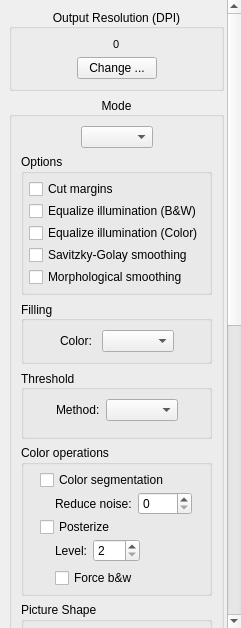
<?xml version="1.0" encoding="UTF-8"?>
<ui version="4.0">
 <class>OutputOptionsWidget</class>
 <widget class="QWidget" name="OutputOptionsWidget">
  <property name="windowModality">
   <enum>Qt::NonModal</enum>
  </property>
  <property name="geometry">
   <rect>
    <x>0</x>
    <y>0</y>
    <width>241</width>
    <height>628</height>
   </rect>
  </property>
  <property name="sizePolicy">
   <sizepolicy hsizetype="Preferred" vsizetype="Preferred">
    <horstretch>0</horstretch>
    <verstretch>0</verstretch>
   </sizepolicy>
  </property>
  <property name="minimumSize">
   <size>
    <width>0</width>
    <height>0</height>
   </size>
  </property>
  <property name="mouseTracking">
   <bool>false</bool>
  </property>
  <property name="acceptDrops">
   <bool>false</bool>
  </property>
  <property name="windowTitle">
   <string>Form</string>
  </property>
  <property name="autoFillBackground">
   <bool>false</bool>
  </property>
  <layout class="QVBoxLayout" name="verticalLayout_13">
   <property name="spacing">
    <number>0</number>
   </property>
   <property name="leftMargin">
    <number>0</number>
   </property>
   <property name="topMargin">
    <number>0</number>
   </property>
   <property name="rightMargin">
    <number>0</number>
   </property>
   <property name="bottomMargin">
    <number>0</number>
   </property>
   <item>
    <widget class="QScrollArea" name="scrollArea">
     <property name="sizePolicy">
      <sizepolicy hsizetype="Preferred" vsizetype="Preferred">
       <horstretch>0</horstretch>
       <verstretch>0</verstretch>
      </sizepolicy>
     </property>
     <property name="layoutDirection">
      <enum>Qt::LeftToRight</enum>
     </property>
     <property name="autoFillBackground">
      <bool>false</bool>
     </property>
     <property name="frameShape">
      <enum>QFrame::NoFrame</enum>
     </property>
     <property name="horizontalScrollBarPolicy">
      <enum>Qt::ScrollBarAlwaysOff</enum>
     </property>
     <property name="sizeAdjustPolicy">
      <enum>QAbstractScrollArea::AdjustIgnored</enum>
     </property>
     <property name="widgetResizable">
      <bool>true</bool>
     </property>
     <property name="alignment">
      <set>Qt::AlignLeading|Qt::AlignLeft|Qt::AlignVCenter</set>
     </property>
     <widget class="QWidget" name="scrollAreaWidgetContents">
      <property name="geometry">
       <rect>
        <x>0</x>
        <y>0</y>
        <width>226</width>
        <height>1137</height>
       </rect>
      </property>
      <layout class="QVBoxLayout" name="verticalLayout_3">
       <item>
        <widget class="QGroupBox" name="dpiPanel">
         <property name="toolTip">
          <string/>
         </property>
         <property name="styleSheet">
          <string notr="true"/>
         </property>
         <property name="title">
          <string>Output Resolution (DPI)</string>
         </property>
         <property name="alignment">
          <set>Qt::AlignCenter</set>
         </property>
         <property name="flat">
          <bool>false</bool>
         </property>
         <layout class="QVBoxLayout" name="verticalLayout_2">
          <item>
           <layout class="QHBoxLayout" name="horizontalLayout_3">
            <item>
             <spacer name="horizontalSpacer_5">
              <property name="orientation">
               <enum>Qt::Horizontal</enum>
              </property>
              <property name="sizeHint" stdset="0">
               <size>
                <width>1</width>
                <height>1</height>
               </size>
              </property>
             </spacer>
            </item>
            <item>
             <widget class="QLabel" name="dpiLabel">
              <property name="font">
               <font>
                <pointsize>8</pointsize>
                <weight>50</weight>
                <bold>false</bold>
               </font>
              </property>
              <property name="frameShape">
               <enum>QFrame::NoFrame</enum>
              </property>
              <property name="frameShadow">
               <enum>QFrame::Plain</enum>
              </property>
              <property name="text">
               <string>0</string>
              </property>
             </widget>
            </item>
            <item>
             <spacer name="horizontalSpacer_6">
              <property name="orientation">
               <enum>Qt::Horizontal</enum>
              </property>
              <property name="sizeHint" stdset="0">
               <size>
                <width>1</width>
                <height>1</height>
               </size>
              </property>
             </spacer>
            </item>
           </layout>
          </item>
          <item>
           <layout class="QHBoxLayout" name="horizontalLayout_4">
            <item>
             <spacer name="horizontalSpacer_7">
              <property name="orientation">
               <enum>Qt::Horizontal</enum>
              </property>
              <property name="sizeHint" stdset="0">
               <size>
                <width>1</width>
                <height>1</height>
               </size>
              </property>
             </spacer>
            </item>
            <item>
             <widget class="QPushButton" name="changeDpiButton">
              <property name="text">
               <string>Change ...</string>
              </property>
             </widget>
            </item>
            <item>
             <spacer name="horizontalSpacer_8">
              <property name="orientation">
               <enum>Qt::Horizontal</enum>
              </property>
              <property name="sizeHint" stdset="0">
               <size>
                <width>1</width>
                <height>1</height>
               </size>
              </property>
             </spacer>
            </item>
           </layout>
          </item>
         </layout>
        </widget>
       </item>
       <item>
        <widget class="QGroupBox" name="modePanel">
         <property name="title">
          <string>Mode</string>
         </property>
         <property name="alignment">
          <set>Qt::AlignCenter</set>
         </property>
         <property name="flat">
          <bool>false</bool>
         </property>
         <property name="checkable">
          <bool>false</bool>
         </property>
         <layout class="QVBoxLayout" name="verticalLayout_6">
          <item>
           <layout class="QHBoxLayout" name="horizontalLayout_2">
            <item>
             <spacer name="horizontalSpacer">
              <property name="orientation">
               <enum>Qt::Horizontal</enum>
              </property>
              <property name="sizeHint" stdset="0">
               <size>
                <width>1</width>
                <height>1</height>
               </size>
              </property>
             </spacer>
            </item>
            <item>
             <widget class="QComboBox" name="colorModeSelector"/>
            </item>
            <item>
             <spacer name="horizontalSpacer_2">
              <property name="orientation">
               <enum>Qt::Horizontal</enum>
              </property>
              <property name="sizeHint" stdset="0">
               <size>
                <width>1</width>
                <height>1</height>
               </size>
              </property>
             </spacer>
            </item>
           </layout>
          </item>
          <item>
           <widget class="QGroupBox" name="commonOptions">
            <property name="styleSheet">
             <string notr="true"/>
            </property>
            <property name="title">
             <string>Options</string>
            </property>
            <layout class="QHBoxLayout" name="horizontalLayout_6">
             <property name="leftMargin">
              <number>0</number>
             </property>
             <property name="topMargin">
              <number>0</number>
             </property>
             <property name="rightMargin">
              <number>0</number>
             </property>
             <property name="bottomMargin">
              <number>0</number>
             </property>
             <item>
              <spacer name="horizontalSpacer_13">
               <property name="orientation">
                <enum>Qt::Horizontal</enum>
               </property>
               <property name="sizeHint" stdset="0">
                <size>
                 <width>1</width>
                 <height>1</height>
                </size>
               </property>
              </spacer>
             </item>
             <item>
              <layout class="QVBoxLayout" name="verticalLayout_12">
               <property name="spacing">
                <number>2</number>
               </property>
               <property name="leftMargin">
                <number>5</number>
               </property>
               <property name="topMargin">
                <number>5</number>
               </property>
               <property name="rightMargin">
                <number>5</number>
               </property>
               <property name="bottomMargin">
                <number>5</number>
               </property>
               <item>
                <widget class="QCheckBox" name="cutMarginsCB">
                 <property name="text">
                  <string>Cut margins</string>
                 </property>
                </widget>
               </item>
               <item>
                <widget class="QCheckBox" name="equalizeIlluminationCB">
                 <property name="toolTip">
                  <string>Normalize illumination before binarization.</string>
                 </property>
                 <property name="text">
                  <string>Equalize illumination (B&amp;&amp;W)</string>
                 </property>
                </widget>
               </item>
               <item>
                <widget class="QCheckBox" name="equalizeIlluminationColorCB">
                 <property name="toolTip">
                  <string>Normalize illumination in color mode / in picture zones in mixed mode.</string>
                 </property>
                 <property name="text">
                  <string>Equalize illumination (Color)</string>
                 </property>
                </widget>
               </item>
               <item>
                <widget class="QCheckBox" name="savitzkyGolaySmoothingCB">
                 <property name="text">
                  <string>Savitzky-Golay smoothing</string>
                 </property>
                </widget>
               </item>
               <item>
                <widget class="QCheckBox" name="morphologicalSmoothingCB">
                 <property name="text">
                  <string>Morphological smoothing</string>
                 </property>
                </widget>
               </item>
              </layout>
             </item>
             <item>
              <spacer name="horizontalSpacer_14">
               <property name="orientation">
                <enum>Qt::Horizontal</enum>
               </property>
               <property name="sizeHint" stdset="0">
                <size>
                 <width>1</width>
                 <height>1</height>
                </size>
               </property>
              </spacer>
             </item>
            </layout>
           </widget>
          </item>
          <item>
           <widget class="QGroupBox" name="fillingOptions">
            <property name="title">
             <string>Filling</string>
            </property>
            <property name="alignment">
             <set>Qt::AlignLeading|Qt::AlignLeft|Qt::AlignVCenter</set>
            </property>
            <property name="flat">
             <bool>false</bool>
            </property>
            <layout class="QVBoxLayout" name="verticalLayout_10">
             <item>
              <layout class="QHBoxLayout" name="horizontalLayout_23">
               <item>
                <spacer name="horizontalSpacer_43">
                 <property name="orientation">
                  <enum>Qt::Horizontal</enum>
                 </property>
                 <property name="sizeHint" stdset="0">
                  <size>
                   <width>1</width>
                   <height>1</height>
                  </size>
                 </property>
                </spacer>
               </item>
               <item>
                <widget class="QLabel" name="fillingColorLabel">
                 <property name="text">
                  <string>Color: </string>
                 </property>
                </widget>
               </item>
               <item>
                <widget class="QComboBox" name="fillingColorBox"/>
               </item>
               <item>
                <spacer name="horizontalSpacer_44">
                 <property name="orientation">
                  <enum>Qt::Horizontal</enum>
                 </property>
                 <property name="sizeHint" stdset="0">
                  <size>
                   <width>1</width>
                   <height>1</height>
                  </size>
                 </property>
                </spacer>
               </item>
              </layout>
             </item>
            </layout>
           </widget>
          </item>
          <item>
           <widget class="QGroupBox" name="thresholdOptions">
            <property name="title">
             <string>Threshold</string>
            </property>
            <property name="alignment">
             <set>Qt::AlignLeading|Qt::AlignLeft|Qt::AlignVCenter</set>
            </property>
            <property name="flat">
             <bool>false</bool>
            </property>
            <layout class="QVBoxLayout" name="verticalLayout_11">
             <item>
              <layout class="QHBoxLayout" name="horizontalLayout_22">
               <item>
                <spacer name="horizontalSpacer_42">
                 <property name="orientation">
                  <enum>Qt::Horizontal</enum>
                 </property>
                 <property name="sizeHint" stdset="0">
                  <size>
                   <width>1</width>
                   <height>1</height>
                  </size>
                 </property>
                </spacer>
               </item>
               <item>
                <widget class="QLabel" name="thresholMethodLabel">
                 <property name="text">
                  <string>Method:</string>
                 </property>
                </widget>
               </item>
               <item>
                <widget class="QComboBox" name="thresholdMethodBox"/>
               </item>
               <item>
                <spacer name="horizontalSpacer_41">
                 <property name="orientation">
                  <enum>Qt::Horizontal</enum>
                 </property>
                 <property name="sizeHint" stdset="0">
                  <size>
                   <width>1</width>
                   <height>1</height>
                  </size>
                 </property>
                </spacer>
               </item>
              </layout>
             </item>
             <item>
              <widget class="QStackedWidget" name="binarizationOptions">
               <property name="currentIndex">
                <number>1</number>
               </property>
               <widget class="QWidget" name="page"/>
               <widget class="QWidget" name="page_2"/>
              </widget>
             </item>
            </layout>
           </widget>
          </item>
          <item>
           <widget class="QGroupBox" name="colorOperationsOptions">
            <property name="styleSheet">
             <string notr="true"/>
            </property>
            <property name="title">
             <string>Color operations</string>
            </property>
            <layout class="QHBoxLayout" name="horizontalLayout_15">
             <property name="leftMargin">
              <number>0</number>
             </property>
             <property name="topMargin">
              <number>0</number>
             </property>
             <property name="rightMargin">
              <number>0</number>
             </property>
             <property name="bottomMargin">
              <number>0</number>
             </property>
             <item>
              <spacer name="horizontalSpacer_30">
               <property name="orientation">
                <enum>Qt::Horizontal</enum>
               </property>
               <property name="sizeHint" stdset="0">
                <size>
                 <width>1</width>
                 <height>1</height>
                </size>
               </property>
              </spacer>
             </item>
             <item>
              <layout class="QVBoxLayout" name="verticalLayout_14">
               <property name="spacing">
                <number>2</number>
               </property>
               <property name="leftMargin">
                <number>5</number>
               </property>
               <property name="topMargin">
                <number>5</number>
               </property>
               <property name="rightMargin">
                <number>5</number>
               </property>
               <property name="bottomMargin">
                <number>5</number>
               </property>
               <item>
                <widget class="QCheckBox" name="colorSegmentationCB">
                 <property name="toolTip">
                  <string>Split the image into color segments and colorize b&amp;w mask.</string>
                 </property>
                 <property name="statusTip">
                  <string/>
                 </property>
                 <property name="text">
                  <string>Color segmentation</string>
                 </property>
                </widget>
               </item>
               <item>
                <widget class="QWidget" name="segmenterOptionsWidget" native="true">
                 <layout class="QHBoxLayout" name="horizontalLayout_20">
                  <property name="leftMargin">
                   <number>0</number>
                  </property>
                  <property name="topMargin">
                   <number>0</number>
                  </property>
                  <property name="rightMargin">
                   <number>0</number>
                  </property>
                  <property name="bottomMargin">
                   <number>0</number>
                  </property>
                  <item>
                   <spacer name="horizontalSpacer_40">
                    <property name="orientation">
                     <enum>Qt::Horizontal</enum>
                    </property>
                    <property name="sizeType">
                     <enum>QSizePolicy::Minimum</enum>
                    </property>
                    <property name="sizeHint" stdset="0">
                     <size>
                      <width>15</width>
                      <height>1</height>
                     </size>
                    </property>
                   </spacer>
                  </item>
                  <item>
                   <widget class="QLabel" name="reduceNoiseLabel">
                    <property name="text">
                     <string>Reduce noise:</string>
                    </property>
                   </widget>
                  </item>
                  <item>
                   <widget class="QSpinBox" name="reduceNoiseSB">
                    <property name="toolTip">
                     <string/>
                    </property>
                    <property name="alignment">
                     <set>Qt::AlignLeading|Qt::AlignLeft|Qt::AlignVCenter</set>
                    </property>
                    <property name="minimum">
                     <number>0</number>
                    </property>
                    <property name="maximum">
                     <number>9999</number>
                    </property>
                    <property name="value">
                     <number>0</number>
                    </property>
                   </widget>
                  </item>
                  <item>
                   <spacer name="horizontalSpacer_45">
                    <property name="orientation">
                     <enum>Qt::Horizontal</enum>
                    </property>
                    <property name="sizeHint" stdset="0">
                     <size>
                      <width>1</width>
                      <height>1</height>
                     </size>
                    </property>
                   </spacer>
                  </item>
                 </layout>
                </widget>
               </item>
               <item>
                <widget class="QCheckBox" name="posterizeCB">
                 <property name="toolTip">
                  <string>Reduce the number of colors of the output image by grouping similar colors.</string>
                 </property>
                 <property name="statusTip">
                  <string/>
                 </property>
                 <property name="text">
                  <string>Posterize</string>
                 </property>
                </widget>
               </item>
               <item>
                <widget class="QWidget" name="posterizeOptionsWidget" native="true">
                 <layout class="QVBoxLayout" name="verticalLayout_15">
                  <property name="leftMargin">
                   <number>0</number>
                  </property>
                  <property name="topMargin">
                   <number>0</number>
                  </property>
                  <property name="rightMargin">
                   <number>0</number>
                  </property>
                  <property name="bottomMargin">
                   <number>0</number>
                  </property>
                  <item>
                   <layout class="QHBoxLayout" name="horizontalLayout_17">
                    <property name="topMargin">
                     <number>0</number>
                    </property>
                    <item>
                     <spacer name="horizontalSpacer_32">
                      <property name="orientation">
                       <enum>Qt::Horizontal</enum>
                      </property>
                      <property name="sizeType">
                       <enum>QSizePolicy::Minimum</enum>
                      </property>
                      <property name="sizeHint" stdset="0">
                       <size>
                        <width>15</width>
                        <height>1</height>
                       </size>
                      </property>
                     </spacer>
                    </item>
                    <item>
                     <widget class="QLabel" name="posterizeLevelLabel">
                      <property name="text">
                       <string>Level:</string>
                      </property>
                     </widget>
                    </item>
                    <item>
                     <widget class="QSpinBox" name="posterizeLevelSB">
                      <property name="toolTip">
                       <string>Lower value means lower count of colors in the output image, values between 2 and 6 inclusive guarantee an indexed image.</string>
                      </property>
                      <property name="alignment">
                       <set>Qt::AlignLeading|Qt::AlignLeft|Qt::AlignVCenter</set>
                      </property>
                      <property name="minimum">
                       <number>2</number>
                      </property>
                      <property name="maximum">
                       <number>255</number>
                      </property>
                     </widget>
                    </item>
                    <item>
                     <spacer name="horizontalSpacer_33">
                      <property name="orientation">
                       <enum>Qt::Horizontal</enum>
                      </property>
                      <property name="sizeHint" stdset="0">
                       <size>
                        <width>1</width>
                        <height>1</height>
                       </size>
                      </property>
                     </spacer>
                    </item>
                   </layout>
                  </item>
                  <item>
                   <layout class="QHBoxLayout" name="horizontalLayout_18">
                    <property name="topMargin">
                     <number>0</number>
                    </property>
                    <item>
                     <spacer name="horizontalSpacer_34">
                      <property name="orientation">
                       <enum>Qt::Horizontal</enum>
                      </property>
                      <property name="sizeType">
                       <enum>QSizePolicy::Minimum</enum>
                      </property>
                      <property name="sizeHint" stdset="0">
                       <size>
                        <width>15</width>
                        <height>1</height>
                       </size>
                      </property>
                     </spacer>
                    </item>
                    <item>
                     <widget class="QCheckBox" name="posterizeForceBwCB">
                      <property name="toolTip">
                       <string>Make dark and light gray gradients black and white respectively.</string>
                      </property>
                      <property name="statusTip">
                       <string/>
                      </property>
                      <property name="text">
                       <string>Force b&amp;&amp;w</string>
                      </property>
                     </widget>
                    </item>
                    <item>
                     <spacer name="horizontalSpacer_35">
                      <property name="orientation">
                       <enum>Qt::Horizontal</enum>
                      </property>
                      <property name="sizeHint" stdset="0">
                       <size>
                        <width>1</width>
                        <height>1</height>
                       </size>
                      </property>
                     </spacer>
                    </item>
                   </layout>
                  </item>
                 </layout>
                </widget>
               </item>
              </layout>
             </item>
             <item>
              <spacer name="horizontalSpacer_31">
               <property name="orientation">
                <enum>Qt::Horizontal</enum>
               </property>
               <property name="sizeHint" stdset="0">
                <size>
                 <width>1</width>
                 <height>1</height>
                </size>
               </property>
              </spacer>
             </item>
            </layout>
           </widget>
          </item>
          <item>
           <widget class="QGroupBox" name="pictureShapeOptions">
            <property name="title">
             <string>Picture Shape</string>
            </property>
            <layout class="QVBoxLayout" name="verticalLayout_4">
             <item>
              <layout class="QHBoxLayout" name="horizontalLayout_13">
               <item>
                <spacer name="horizontalSpacer_23">
                 <property name="orientation">
                  <enum>Qt::Horizontal</enum>
                 </property>
                 <property name="sizeHint" stdset="0">
                  <size>
                   <width>1</width>
                   <height>1</height>
                  </size>
                 </property>
                </spacer>
               </item>
               <item>
                <widget class="QComboBox" name="pictureShapeSelector"/>
               </item>
               <item>
                <spacer name="horizontalSpacer_24">
                 <property name="orientation">
                  <enum>Qt::Horizontal</enum>
                 </property>
                 <property name="sizeHint" stdset="0">
                  <size>
                   <width>1</width>
                   <height>1</height>
                  </size>
                 </property>
                </spacer>
               </item>
              </layout>
             </item>
             <item>
              <widget class="QWidget" name="pictureShapeSensitivityOptions" native="true">
               <layout class="QHBoxLayout" name="horizontalLayout_14">
                <property name="leftMargin">
                 <number>0</number>
                </property>
                <property name="topMargin">
                 <number>0</number>
                </property>
                <property name="rightMargin">
                 <number>0</number>
                </property>
                <property name="bottomMargin">
                 <number>0</number>
                </property>
                <item>
                 <spacer name="horizontalSpacer_27">
                  <property name="orientation">
                   <enum>Qt::Horizontal</enum>
                  </property>
                  <property name="sizeHint" stdset="0">
                   <size>
                    <width>1</width>
                    <height>1</height>
                   </size>
                  </property>
                 </spacer>
                </item>
                <item>
                 <widget class="QLabel" name="pictureShapeSensitivityLabel">
                  <property name="text">
                   <string>Sensitivity (%):</string>
                  </property>
                 </widget>
                </item>
                <item>
                 <widget class="QSpinBox" name="pictureShapeSensitivitySB">
                  <property name="minimum">
                   <number>0</number>
                  </property>
                  <property name="maximum">
                   <number>100</number>
                  </property>
                 </widget>
                </item>
                <item>
                 <spacer name="horizontalSpacer_28">
                  <property name="orientation">
                   <enum>Qt::Horizontal</enum>
                  </property>
                  <property name="sizeHint" stdset="0">
                   <size>
                    <width>1</width>
                    <height>1</height>
                   </size>
                  </property>
                 </spacer>
                </item>
               </layout>
              </widget>
             </item>
            </layout>
           </widget>
          </item>
          <item>
           <layout class="QHBoxLayout" name="horizontalLayout_5">
            <item>
             <spacer name="horizontalSpacer_9">
              <property name="orientation">
               <enum>Qt::Horizontal</enum>
              </property>
              <property name="sizeHint" stdset="0">
               <size>
                <width>1</width>
                <height>1</height>
               </size>
              </property>
             </spacer>
            </item>
            <item>
             <widget class="QPushButton" name="applyColorsButton">
              <property name="text">
               <string>Apply To ...</string>
              </property>
             </widget>
            </item>
            <item>
             <spacer name="horizontalSpacer_10">
              <property name="orientation">
               <enum>Qt::Horizontal</enum>
              </property>
              <property name="sizeHint" stdset="0">
               <size>
                <width>1</width>
                <height>1</height>
               </size>
              </property>
             </spacer>
            </item>
           </layout>
          </item>
         </layout>
        </widget>
       </item>
       <item>
        <widget class="QGroupBox" name="splittingOptions">
         <property name="styleSheet">
          <string notr="true"/>
         </property>
         <property name="title">
          <string>Splitting</string>
         </property>
         <layout class="QVBoxLayout" name="verticalLayout_9">
          <item>
           <layout class="QHBoxLayout" name="horizontalLayout_12">
            <item>
             <spacer name="horizontalSpacer_21">
              <property name="orientation">
               <enum>Qt::Horizontal</enum>
              </property>
              <property name="sizeHint" stdset="0">
               <size>
                <width>1</width>
                <height>1</height>
               </size>
              </property>
             </spacer>
            </item>
            <item>
             <layout class="QVBoxLayout" name="verticalLayout">
              <item>
               <widget class="QCheckBox" name="splittingCB">
                <property name="text">
                 <string>Split output</string>
                </property>
               </widget>
              </item>
              <item>
               <widget class="QRadioButton" name="bwForegroundRB">
                <property name="text">
                 <string>B&amp;&amp;W foreground</string>
                </property>
                <property name="checked">
                 <bool>true</bool>
                </property>
               </widget>
              </item>
              <item>
               <layout class="QHBoxLayout" name="horizontalLayout_16">
                <item>
                 <spacer name="horizontalSpacer_29">
                  <property name="orientation">
                   <enum>Qt::Horizontal</enum>
                  </property>
                  <property name="sizeHint" stdset="0">
                   <size>
                    <width>15</width>
                    <height>1</height>
                   </size>
                  </property>
                 </spacer>
                </item>
                <item>
                 <widget class="QCheckBox" name="originalBackgroundCB">
                  <property name="toolTip">
                   <string>Save the original background of the foreground layer.</string>
                  </property>
                  <property name="text">
                   <string>Original background</string>
                  </property>
                 </widget>
                </item>
               </layout>
              </item>
              <item>
               <widget class="QRadioButton" name="colorForegroundRB">
                <property name="text">
                 <string>Color foreground</string>
                </property>
               </widget>
              </item>
             </layout>
            </item>
            <item>
             <spacer name="horizontalSpacer_22">
              <property name="orientation">
               <enum>Qt::Horizontal</enum>
              </property>
              <property name="sizeHint" stdset="0">
               <size>
                <width>1</width>
                <height>1</height>
               </size>
              </property>
             </spacer>
            </item>
           </layout>
          </item>
          <item>
           <layout class="QHBoxLayout" name="horizontalLayout_7">
            <item>
             <spacer name="horizontalSpacer_25">
              <property name="orientation">
               <enum>Qt::Horizontal</enum>
              </property>
              <property name="sizeHint" stdset="0">
               <size>
                <width>1</width>
                <height>1</height>
               </size>
              </property>
             </spacer>
            </item>
            <item>
             <widget class="QPushButton" name="applySplittingButton">
              <property name="text">
               <string>Apply To ...</string>
              </property>
             </widget>
            </item>
            <item>
             <spacer name="horizontalSpacer_26">
              <property name="orientation">
               <enum>Qt::Horizontal</enum>
              </property>
              <property name="sizeHint" stdset="0">
               <size>
                <width>1</width>
                <height>1</height>
               </size>
              </property>
             </spacer>
            </item>
           </layout>
          </item>
         </layout>
        </widget>
       </item>
       <item>
        <widget class="QGroupBox" name="despecklePanel">
         <property name="title">
          <string>Despeckling</string>
         </property>
         <property name="alignment">
          <set>Qt::AlignCenter</set>
         </property>
         <property name="flat">
          <bool>false</bool>
         </property>
         <layout class="QVBoxLayout" name="verticalLayout_5">
          <item>
           <layout class="QHBoxLayout" name="horizontalLayout">
            <property name="spacing">
             <number>6</number>
            </property>
            <item>
             <spacer name="horizontalSpacer_11">
              <property name="orientation">
               <enum>Qt::Horizontal</enum>
              </property>
              <property name="sizeHint" stdset="0">
               <size>
                <width>1</width>
                <height>1</height>
               </size>
              </property>
             </spacer>
            </item>
            <item>
             <widget class="QToolButton" name="despeckleOffBtn">
              <property name="statusTip">
               <string>No despeckling</string>
              </property>
              <property name="text">
               <string/>
              </property>
              <property name="iconSize">
               <size>
                <width>32</width>
                <height>32</height>
               </size>
              </property>
              <property name="checkable">
               <bool>true</bool>
              </property>
              <property name="checked">
               <bool>true</bool>
              </property>
              <property name="autoExclusive">
               <bool>true</bool>
              </property>
             </widget>
            </item>
            <item>
             <widget class="QToolButton" name="despeckleCautiousBtn">
              <property name="statusTip">
               <string>Cautious despeckling</string>
              </property>
              <property name="text">
               <string>...</string>
              </property>
              <property name="icon">
               <iconset resource="../../../resources/resources.qrc">
                <normaloff>:/icons/despeckle-cautious.png.png</normaloff>:/icons/despeckle-cautious.png.png</iconset>
              </property>
              <property name="iconSize">
               <size>
                <width>32</width>
                <height>32</height>
               </size>
              </property>
              <property name="checkable">
               <bool>true</bool>
              </property>
              <property name="autoExclusive">
               <bool>true</bool>
              </property>
             </widget>
            </item>
            <item>
             <widget class="QToolButton" name="despeckleNormalBtn">
              <property name="statusTip">
               <string>Normal despeckling</string>
              </property>
              <property name="text">
               <string>...</string>
              </property>
              <property name="icon">
               <iconset resource="../../../resources/resources.qrc">
                <normaloff>:/icons/despeckle-normal.png.png</normaloff>:/icons/despeckle-normal.png.png</iconset>
              </property>
              <property name="iconSize">
               <size>
                <width>32</width>
                <height>32</height>
               </size>
              </property>
              <property name="checkable">
               <bool>true</bool>
              </property>
              <property name="autoExclusive">
               <bool>true</bool>
              </property>
             </widget>
            </item>
            <item>
             <widget class="QToolButton" name="despeckleAggressiveBtn">
              <property name="statusTip">
               <string>Aggressive despeckling</string>
              </property>
              <property name="text">
               <string>...</string>
              </property>
              <property name="icon">
               <iconset resource="../../../resources/resources.qrc">
                <normaloff>:/icons/despeckle-aggressive.png.png</normaloff>:/icons/despeckle-aggressive.png.png</iconset>
              </property>
              <property name="iconSize">
               <size>
                <width>32</width>
                <height>32</height>
               </size>
              </property>
              <property name="checkable">
               <bool>true</bool>
              </property>
              <property name="autoExclusive">
               <bool>true</bool>
              </property>
             </widget>
            </item>
            <item>
             <spacer name="horizontalSpacer_12">
              <property name="orientation">
               <enum>Qt::Horizontal</enum>
              </property>
              <property name="sizeHint" stdset="0">
               <size>
                <width>1</width>
                <height>1</height>
               </size>
              </property>
             </spacer>
            </item>
           </layout>
          </item>
          <item>
           <layout class="QHBoxLayout" name="horizontalLayout_9">
            <item>
             <spacer name="horizontalSpacer_15">
              <property name="orientation">
               <enum>Qt::Horizontal</enum>
              </property>
              <property name="sizeHint" stdset="0">
               <size>
                <width>1</width>
                <height>1</height>
               </size>
              </property>
             </spacer>
            </item>
            <item>
             <widget class="QPushButton" name="applyDespeckleButton">
              <property name="text">
               <string>Apply To ...</string>
              </property>
             </widget>
            </item>
            <item>
             <spacer name="horizontalSpacer_16">
              <property name="orientation">
               <enum>Qt::Horizontal</enum>
              </property>
              <property name="sizeHint" stdset="0">
               <size>
                <width>1</width>
                <height>1</height>
               </size>
              </property>
             </spacer>
            </item>
           </layout>
          </item>
         </layout>
        </widget>
       </item>
       <item>
        <widget class="QGroupBox" name="depthPerceptionPanel">
         <property name="title">
          <string>Depth perception</string>
         </property>
         <property name="alignment">
          <set>Qt::AlignCenter</set>
         </property>
         <property name="flat">
          <bool>false</bool>
         </property>
         <layout class="QVBoxLayout" name="verticalLayout_8">
          <item>
           <widget class="QSlider" name="depthPerceptionSlider">
            <property name="minimum">
             <number>10</number>
            </property>
            <property name="maximum">
             <number>30</number>
            </property>
            <property name="pageStep">
             <number>5</number>
            </property>
            <property name="value">
             <number>10</number>
            </property>
            <property name="orientation">
             <enum>Qt::Horizontal</enum>
            </property>
           </widget>
          </item>
          <item>
           <layout class="QHBoxLayout" name="horizontalLayout_10">
            <item>
             <spacer name="horizontalSpacer_3">
              <property name="orientation">
               <enum>Qt::Horizontal</enum>
              </property>
              <property name="sizeHint" stdset="0">
               <size>
                <width>1</width>
                <height>1</height>
               </size>
              </property>
             </spacer>
            </item>
            <item>
             <widget class="QPushButton" name="applyDepthPerceptionButton">
              <property name="text">
               <string>Apply To ...</string>
              </property>
             </widget>
            </item>
            <item>
             <spacer name="horizontalSpacer_4">
              <property name="orientation">
               <enum>Qt::Horizontal</enum>
              </property>
              <property name="sizeHint" stdset="0">
               <size>
                <width>1</width>
                <height>1</height>
               </size>
              </property>
             </spacer>
            </item>
           </layout>
          </item>
         </layout>
        </widget>
       </item>
       <item>
        <widget class="QGroupBox" name="dewarpingPanel">
         <property name="title">
          <string>Dewarping</string>
         </property>
         <property name="alignment">
          <set>Qt::AlignCenter</set>
         </property>
         <property name="flat">
          <bool>false</bool>
         </property>
         <layout class="QVBoxLayout" name="verticalLayout_7">
          <item>
           <layout class="QHBoxLayout" name="horizontalLayout_11">
            <item>
             <spacer name="horizontalSpacer_19">
              <property name="orientation">
               <enum>Qt::Horizontal</enum>
              </property>
              <property name="sizeHint" stdset="0">
               <size>
                <width>1</width>
                <height>1</height>
               </size>
              </property>
             </spacer>
            </item>
            <item>
             <widget class="QLabel" name="dewarpingStatusLabel">
              <property name="text">
               <string/>
              </property>
             </widget>
            </item>
            <item>
             <spacer name="horizontalSpacer_20">
              <property name="orientation">
               <enum>Qt::Horizontal</enum>
              </property>
              <property name="sizeHint" stdset="0">
               <size>
                <width>1</width>
                <height>1</height>
               </size>
              </property>
             </spacer>
            </item>
           </layout>
          </item>
          <item>
           <layout class="QHBoxLayout" name="horizontalLayout_8">
            <item>
             <spacer name="horizontalSpacer_17">
              <property name="orientation">
               <enum>Qt::Horizontal</enum>
              </property>
              <property name="sizeHint" stdset="0">
               <size>
                <width>1</width>
                <height>1</height>
               </size>
              </property>
             </spacer>
            </item>
            <item>
             <widget class="QPushButton" name="changeDewarpingButton">
              <property name="text">
               <string>Change ...</string>
              </property>
             </widget>
            </item>
            <item>
             <spacer name="horizontalSpacer_18">
              <property name="orientation">
               <enum>Qt::Horizontal</enum>
              </property>
              <property name="sizeHint" stdset="0">
               <size>
                <width>1</width>
                <height>1</height>
               </size>
              </property>
             </spacer>
            </item>
           </layout>
          </item>
         </layout>
        </widget>
       </item>
       <item>
        <spacer name="verticalSpacer">
         <property name="orientation">
          <enum>Qt::Vertical</enum>
         </property>
         <property name="sizeHint" stdset="0">
          <size>
           <width>0</width>
           <height>40</height>
          </size>
         </property>
        </spacer>
       </item>
      </layout>
     </widget>
    </widget>
   </item>
  </layout>
 </widget>
 <resources>
  <include location="../../../resources/resources.qrc"/>
 </resources>
 <connections/>
</ui>
